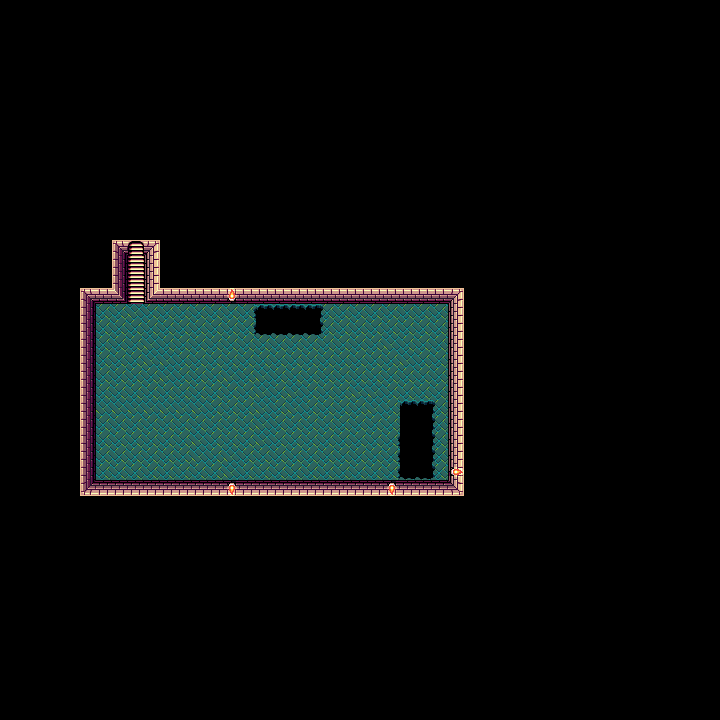

This game map was drawn from its Tiled (.tmx) file and the tilesets committed beside it. A one-line description and the trimmed map source follow:
An orthogonal 45x45 tile map with 16x16 px tiles, 2 tile layers (Tile_Layer, Tile_NonWalkable_Layer).

<map version="1.8" tiledversion="1.8.2" orientation="orthogonal" renderorder="right-down" width="45" height="45" tilewidth="16" tileheight="16" infinite="0" nextlayerid="3" nextobjectid="1">
 <tileset firstgid="1" name="PixelPackTOPDOWN8BIT" tilewidth="16" tileheight="16" tilecount="480" columns="16">
  <image source="../../../Downloads/TILESET/PixelPackTOPDOWN8BIT.png" width="256" height="480" />
  <tile id="240">
   <properties>
    <property name="Walkable" type="bool" value="false" />
   </properties>
  </tile>
  <tile id="241">
   <properties>
    <property name="Walkable" type="bool" value="false" />
   </properties>
  </tile>
  <tile id="242">
   <properties>
    <property name="Walkable" type="bool" value="false" />
   </properties>
  </tile>
  <tile id="243">
   <properties>
    <property name="Walkable" type="bool" value="false" />
   </properties>
  </tile>
  <tile id="244">
   <properties>
    <property name="Walkable" type="bool" value="false" />
   </properties>
  </tile>
  <tile id="256">
   <properties>
    <property name="Walkable" type="bool" value="false" />
   </properties>
  </tile>
  <tile id="258">
   <properties>
    <property name="Walkable" type="bool" value="false" />
   </properties>
  </tile>
  <tile id="259">
   <properties>
    <property name="Walkable" type="bool" value="false" />
   </properties>
  </tile>
  <tile id="260">
   <properties>
    <property name="Walkable" type="bool" value="false" />
   </properties>
  </tile>
  <tile id="267">
   <properties>
    <property name="Walkable" type="bool" value="false" />
   </properties>
  </tile>
  <tile id="272">
   <properties>
    <property name="Walkable" type="bool" value="false" />
   </properties>
  </tile>
  <tile id="273">
   <properties>
    <property name="Walkable" type="bool" value="false" />
   </properties>
  </tile>
  <tile id="274">
   <properties>
    <property name="Walkable" type="bool" value="false" />
   </properties>
  </tile>
  <tile id="283">
   <properties>
    <property name="Walkable" type="bool" value="false" />
   </properties>
  </tile>
  <tile id="289">
   <properties>
    <property name="Harmful" type="bool" value="true" />
   </properties>
  </tile>
  <tile id="304">
   <properties>
    <property name="Walkable" type="bool" value="false" />
   </properties>
  </tile>
  <tile id="305">
   <properties>
    <property name="Walkable" type="bool" value="false" />
   </properties>
  </tile>
  <tile id="306">
   <properties>
    <property name="Walkable" type="bool" value="false" />
   </properties>
  </tile>
  <tile id="307">
   <properties>
    <property name="Walkable" type="bool" value="false" />
   </properties>
  </tile>
  <tile id="320">
   <properties>
    <property name="Walkable" type="bool" value="false" />
   </properties>
  </tile>
  <tile id="321">
   <properties>
    <property name="Walkable" type="bool" value="false" />
   </properties>
  </tile>
  <tile id="322">
   <properties>
    <property name="Walkable" type="bool" value="false" />
   </properties>
  </tile>
  <tile id="323">
   <properties>
    <property name="Walkable" type="bool" value="false" />
   </properties>
  </tile>
  <tile id="336">
   <properties>
    <property name="Walkable" type="bool" value="false" />
   </properties>
  </tile>
  <tile id="337">
   <properties>
    <property name="Walkable" type="bool" value="false" />
   </properties>
  </tile>
  <tile id="338">
   <properties>
    <property name="Walkable" type="bool" value="false" />
   </properties>
  </tile>
  <tile id="339">
   <properties>
    <property name="Walkable" type="bool" value="false" />
   </properties>
  </tile>
  <tile id="352">
   <properties>
    <property name="Walkable" type="bool" value="false" />
   </properties>
  </tile>
  <tile id="353">
   <properties>
    <property name="Walkable" type="bool" value="false" />
   </properties>
  </tile>
  <tile id="354">
   <properties>
    <property name="Walkable" type="bool" value="false" />
   </properties>
  </tile>
  <tile id="355">
   <properties>
    <property name="Walkable" type="bool" value="false" />
   </properties>
  </tile>
 </tileset>
 <layer id="1" name="Tile_Layer" width="45" height="45">
  <data>[2025 cells, 228 non-empty, 6 distinct tile ids]</data>
 </layer>
 <layer id="2" name="Tile_NonWalkable_Layer" width="45" height="45">
  <data>[2025 cells, 93 non-empty, 16 distinct tile ids]</data>
 </layer>
</map>
